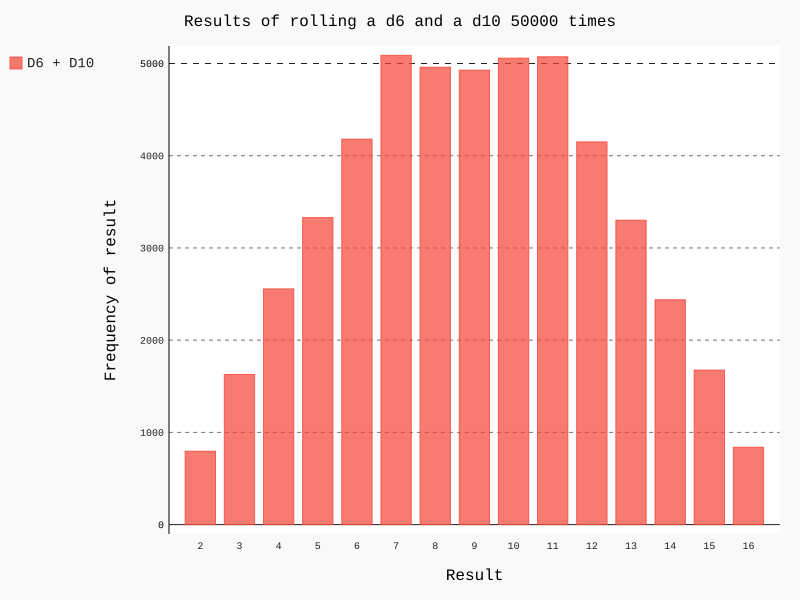

The Python source for this figure:
import pygal

from die import  Die


# create a d6
die_1 = Die()
die_2 = Die(10)

# make some rolls store result in a list
results = []

for roll_num in range(50000):
    result = die_1.roll() + die_2.roll()
    results.append(result)

# analyze results
frequencies = []
max_result  = die_1.num_sides + die_2.num_sides

for value in range(2, max_result+1):
    frequency = results.count(value)
    frequencies.append(frequency)

# visualize the results
hist = pygal.Bar()

hist.title = "Results of rolling a d6  and a d10 50000 times"

hist.x_labels = ['2', '3', '4', '5', '6', '7', '8', '9', '10', '11', '12',
                 '13', '14', '15', '16']
hist.x_title = "Result"
hist.y_title = "Frequency of result"
hist.add('D6 + D10', frequencies)
hist.render_to_file('die_visual.svg')
